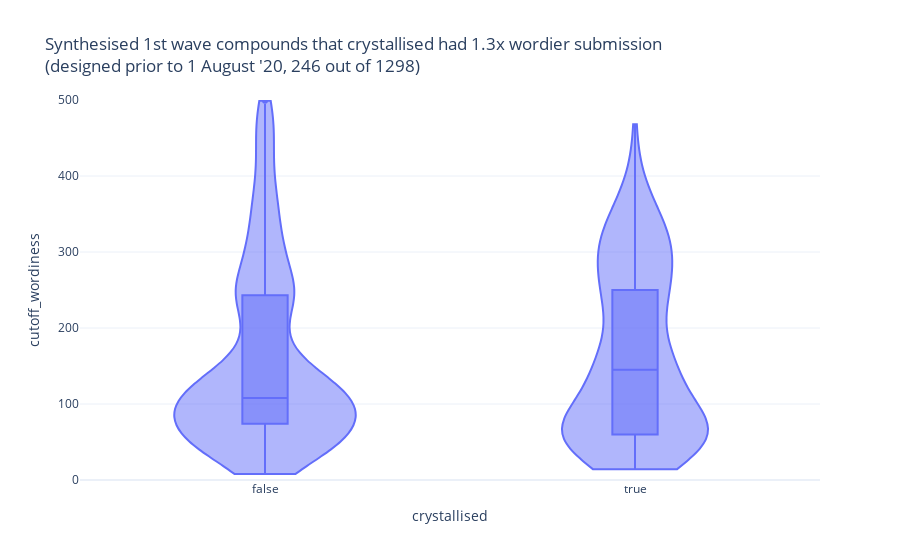

The code cell stored with this chart in its notebook:
### Code cell
import plotly.express as px

subbed = moonshot.loc[moonshot.MADE & (moonshot['likely_submission_date'] < datetime(2020, 8, 1))]
md_no = subbed.loc[~subbed.crystallised].cutoff_wordiness.median()
md_yes = subbed.loc[subbed.crystallised].cutoff_wordiness.median()
fig = px.violin(subbed,
                y='cutoff_wordiness',
          x='crystallised',
            #log_y=True,
          template="plotly_white",
          title=f'Synthesised 1st wave compounds that crystallised had {md_yes/md_no:.1f}x wordier submission<br>'
                f'(designed prior to 1 August \'20, {len(subbed.loc[subbed.crystallised])} out of {len(subbed)})',
          box=True)
fig.update_traces(spanmode = 'hard')
fig.update_yaxes(range=[0, 500])
fig.show()

### Figure 1 — Plotly figure (JSON) as saved in the notebook; plotly's stock layout.template omitted (floating-point values rounded to 4 significant figures; data arrays with more than 128 entries replaced by an {"elided": "..."} marker saying what was removed)
{"data": [{"alignmentgroup": "True", "box": {"visible": true}, "hovertemplate": "crystallised=%{x}<br>cutoff_wordiness=%{y}<extra></extra>", "legendgroup": "", "marker": {"color": "#636efa"}, "name": "", "offsetgroup": "", "orientation": "v", "scalegroup": "True", "showlegend": false, "spanmode": "hard", "type": "violin", "x": {"elided": "1298 bool values"}, "x0": " ", "xaxis": "x", "y": {"elided": "1298 int values"}, "y0": " ", "yaxis": "y"}], "layout": {"autosize": true, "legend": {"tracegroupgap": 0}, "title": {"text": "Synthesised 1st wave compounds that crystallised had 1.3x wordier submission<br>(designed prior to 1 August '20, 246 out of 1298)"}, "violinmode": "group", "xaxis": {"anchor": "y", "autorange": true, "domain": [0, 1], "range": [-0.5, 1.5], "title": {"text": "crystallised"}, "type": "category"}, "yaxis": {"anchor": "x", "domain": [0, 1], "range": [0, 500], "title": {"text": "cutoff_wordiness"}, "type": "linear"}}}
